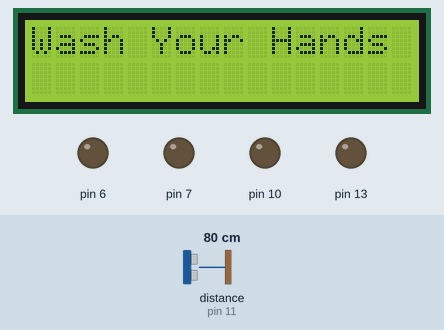
This sketch was run on a simulated Arduino Uno, built with avr-gcc and run on an emulated ATmega328P. On the bench: 16×2 character LCD, output pins drawn as LEDs (lit = HIGH). Wiring (inferred from the names in the program): ultrasonic range finder: trigger pin 12; echo pin 11. Inputs (shaded band) come from the test bench; at power-on: distance to the obstacle (sensor on pin 11) 80 cm. The echo pulse lasts 58.3 µs per cm; pins used as bus, display or sensor lines are not drawn.

Above: at 1.2 s.
1.3 s: distance to the obstacle (sensor on pin 11) set to 57 cm
2.8 s: distance to the obstacle (sensor on pin 11) set to 46 cm
At 8.4 s:
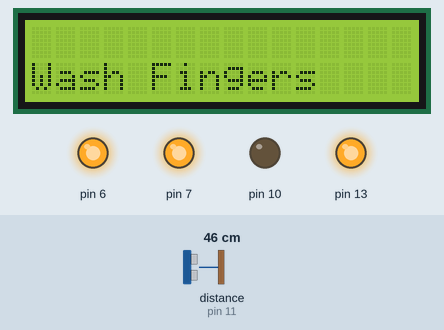
At 17.8 s:
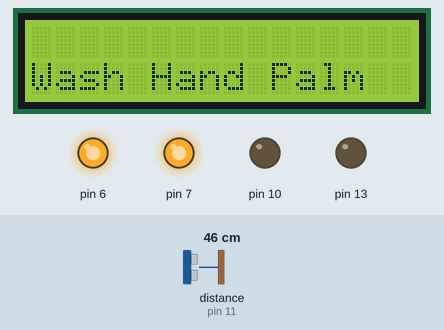
Timing chart, 0 to 27.3 s (numbered marks = the images above; inputs shaded):
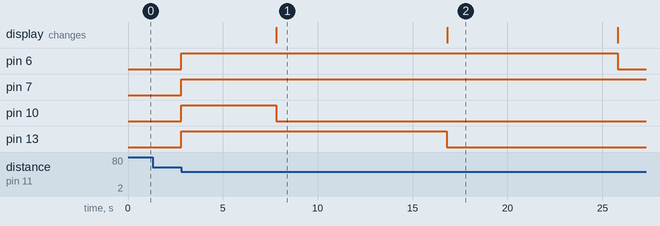

Measured:
- the behaviour switches between 52 and 51 cm on distance to the obstacle (sensor on pin 11) (found by bisection; images 0 and 1)
- after the input at 1.3 s, every drawn part: stays the same
- after the input at 2.8 s, pin 6: LOW → HIGH at once, → LOW 23.0 s later; pin 7: LOW → HIGH at once; pin 10: LOW → HIGH at once, → LOW 5.0 s later; pin 13: LOW → HIGH at once, → LOW 14.0 s later; the display: changes after 5.0 s (image 1)
- what the display in image 1 shows lasts 9.0 s, from 7.8 s to 16.8 s

The sketch:

Timer_Code.ino
```cpp
#include <LiquidCrystal.h>
int echoPin = 11;
int trigPin = 12;
long duration;
int distance;
LiquidCrystal lcd(9,8, 5, 4, 3, 2);
void setup() {

    pinMode (10, OUTPUT);
  pinMode (13, OUTPUT);
  pinMode (6, OUTPUT);
  pinMode (7, OUTPUT);
  pinMode (trigPin, OUTPUT);
  pinMode (echoPin, INPUT);
  lcd.begin(16, 2);
  // Print a message to the LCD.
  lcd.print("Wash Your Hands");
}
void loop() {
  // This part of the code tells the sensor to measure distance and reads the measured data
  digitalWrite(trigPin, LOW);
  delayMicroseconds(2);
  digitalWrite(trigPin, HIGH);
  delayMicroseconds(10);
  digitalWrite(trigPin, LOW);
  duration = pulseIn(echoPin, HIGH);
  distance = (duration * .0343) / 2;

  // This "If Statement" detects if there is any object within 30 centimeters
  if (distance > 0 && distance <= 50) {
    ledtimer();
  }
}

void ledtimer() {
  digitalWrite (10, HIGH);
   digitalWrite (13, HIGH);
    digitalWrite (6, HIGH);
     digitalWrite (7, HIGH);
  delay(5000);
  /*for (int i = 6; i >= 2; i--) {
    digitalWrite (i, HIGH);
    if (i == 2) {
      digitalWrite (7, LOW);
    }
    delay(4000);
  }
  for (int i = 7; i >= 2; i--) {
    digitalWrite (i, LOW);

  }*/
  digitalWrite (10, LOW);
  lcd.clear();
  lcd.setCursor(0, 1);
  lcd.print("Wash Fingers");
  delay(9000);

  digitalWrite (13, LOW);

  lcd.clear();
  lcd.setCursor(0, 1);
  lcd.print("Wash Hand Palm");
  delay(9000);

  digitalWrite (6, LOW);

  lcd.clear();
  lcd.setCursor(0, 1);
  lcd.print("Wash Carefully");
  delay(9000);

  digitalWrite (7, LOW);

  lcd.clear();
  lcd.setCursor(0, 1);
  lcd.print("Wash Again");
  delay(9000);

  lcd.clear();
  lcd.setCursor(0, 1);
  lcd.print("Finish!");
  delay(7000);
  lcd.clear();
  lcd.setCursor(0, 0);
  lcd.print("Wash Your Hands");
}
```
